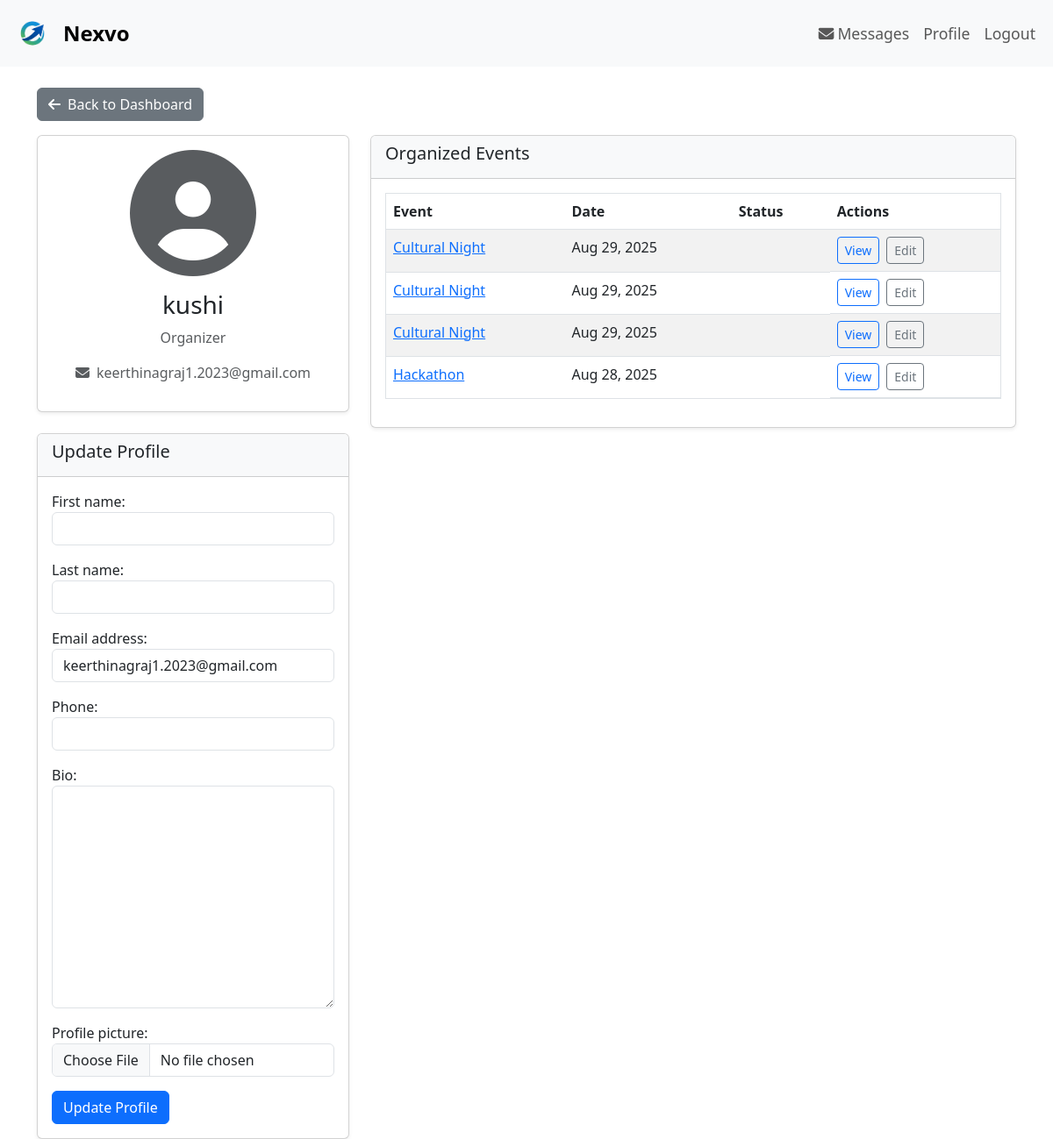
Page /profile/ (signed in) on the earlier database version.
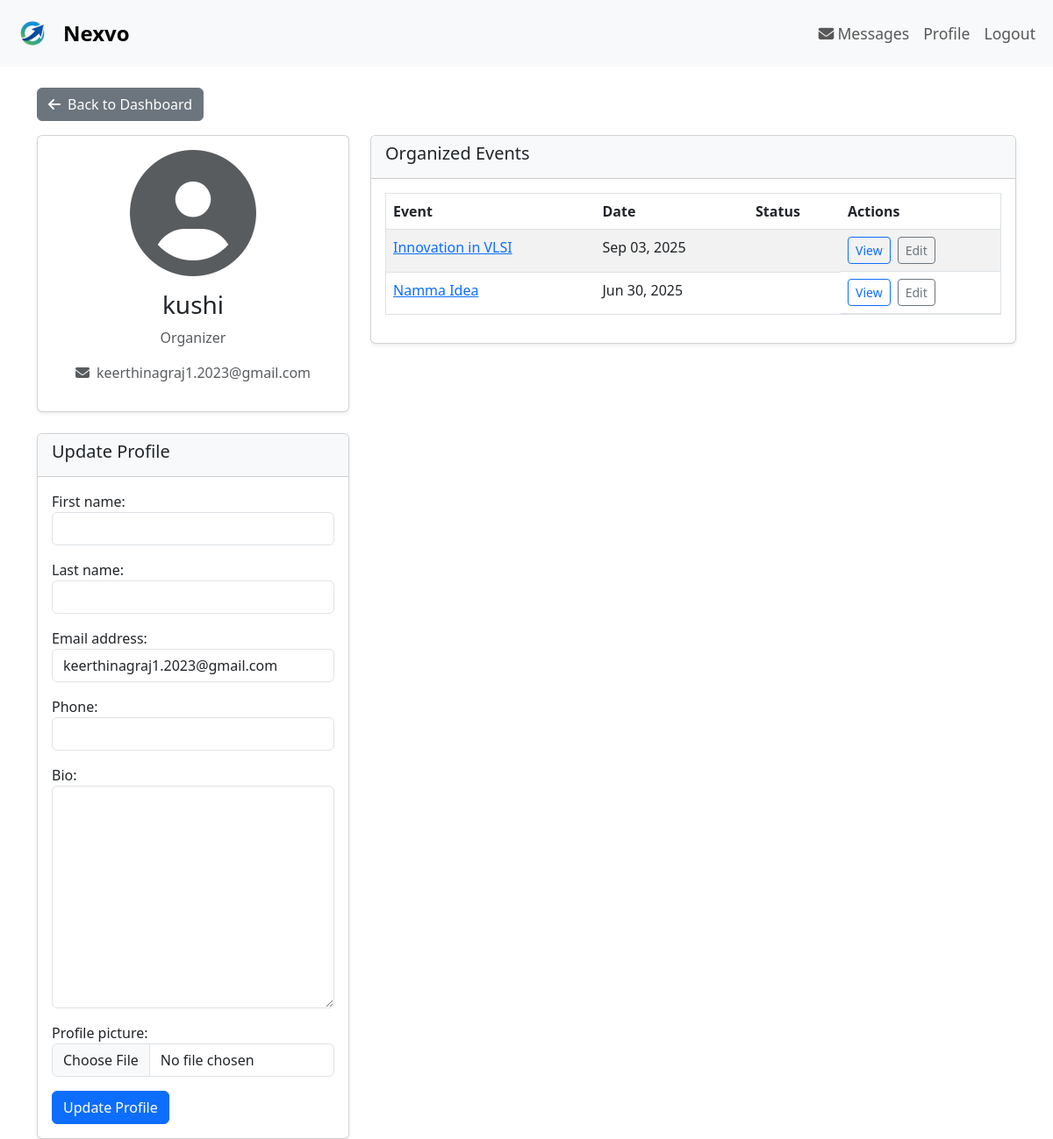
Same page on the later database version.
### events/models.py (models this page shows, shortened)
class User(AbstractUser):
    USER_TYPES = (
        ('organizer', 'Organizer'),
        ('participant', 'Participant'),
    )
    user_type = models.CharField(max_length=20, choices=USER_TYPES)
    phone = models.CharField(max_length=15, blank=True, null=True)
    bio = models.TextField(max_length=500, blank=True, null=True)
    profile_picture = models.ImageField(upload_to='profile_pics/', blank=True)
    areas_of_interest = models.ManyToManyField('Category', blank=True)

class Event(models.Model):
    title = models.CharField(max_length=200)
    description = models.TextField()
    organizer = models.ForeignKey(User, on_delete=models.CASCADE, related_name='organized_events')
    category = models.ForeignKey(Category, on_delete=models.CASCADE)
    date = models.DateTimeField()
    location = models.CharField(max_length=200)
    max_participants = models.IntegerField()
    registration_link = models.URLField(help_text="Google Form registration link")
    created_at = models.DateTimeField(auto_now_add=True)
    updated_at = models.DateTimeField(auto_now=True)
    start_time = models.DateTimeField()
    duration = models.IntegerField(default=60)
    image = models.ImageField(upload_to='event_posters/', blank=True, null=True)

### events/views.py (the view)
# urls.py: path('profile/', views.profile_view, name='profile'),
@login_required
def profile_view(request, user_id=None):
    if user_id:
        profile_user = get_object_or_404(User, id=user_id)
    else:
        profile_user = request.user
    context = {
        'profile_user': profile_user,
    }
    if profile_user == request.user:
        context['profile_form'] = UserProfileForm(instance=profile_user)
        if profile_user.user_type != 'organizer':
             context['certificate_form'] = CertificateUploadForm(user=profile_user)
    if profile_user.user_type == 'organizer':
        organized_events = Event.objects.filter(organizer=profile_user).order_by('-created_at')
        context['organized_events'] = organized_events
    else:
        registrations = Registration.objects.filter(user=profile_user).order_by('-registered_at')
        certificates = Certificate.objects.filter(participant=profile_user).order_by('-uploaded_at')
        context['registrations'] = registrations
        context['certificates'] = certificates
    return render(request, 'events/profile.html', context)

### events/forms.py
class UserProfileForm(forms.ModelForm):
    class Meta:
        model = User
        fields = ('first_name', 'last_name', 'email', 'phone', 'bio', 'profile_picture')

### event_networking/context_processors.py (called while the page is built)
def unread_message_count(request):
    if request.user.is_authenticated:
        count = Message.objects.filter(receiver=request.user, is_read=False).count()
        return {'unread_message_count': count}
    return {'unread_message_count': 0}

### templates/events/profile.html (shortened to what this page needs)
{% extends 'base.html' %}
{% load widget_tweaks %}
{% block content %}
<div class="mb-3">
    <a href="{% url 'organizer_dashboard' %}" class="btn btn-secondary">
        <i class="fas fa-arrow-left me-2"></i>Back to Dashboard
    </a>
</div>
<div class="row">
    <div class="col-md-4">
        <div class="card shadow-sm mb-4">
            <div class="card-body text-center">
                {% if profile_user.profile_picture %}
                    <img src="{{ profile_user.profile_picture.url }}" class="rounded-circle mb-3 border border-primary p-1" width="150" height="150" alt="Profile Picture">
                {% else %}
                    <i class="fas fa-user-circle fa-9x text-muted mb-3"></i>
                {% endif %}
                <h3>{{ profile_user.get_full_name|default:profile_user.username }}</h3>
                <p class="text-muted">{{ profile_user.get_user_type_display }}</p>
                {% if profile_user.email %}
                    <p class="text-muted"><i class="fas fa-envelope me-2"></i>{{ profile_user.email }}</p>
                {% endif %}
            </div>
        </div>
        {% if user == profile_user %}
        <div class="card shadow-sm mt-3">
            <div class="card-header bg-light">
                <h5>Update Profile</h5>
            </div>
            <div class="card-body">
                <form method="post" action="{% url 'update_profile' %}" enctype="multipart/form-data">
                    {% for field in profile_form %}
                    <div class="mb-3">
                        {{ field.label_tag }}
                        {{ field|add_class:"form-control" }}
                    </div>
                    {% endfor %}
                    <button type="submit" class="btn btn-primary">Update Profile</button>
                </form>
            </div>
        </div>
        {% endif %}
    </div>
    <div class="col-md-8">
        {% if profile_user.user_type == 'organizer' %}
        <div class="card shadow-sm mb-4">
            <div class="card-header bg-light">
                <h5>Organized Events</h5>
            </div>
            <div class="card-body">
                {% if organized_events %}
                <div class="table-responsive">
                    <table class="table table-hover table-striped border">
                        <thead>
                            <tr>
                                <th>Event</th>
                                <th>Date</th>
                                <th>Status</th>
                                <th>Actions</th>
                            </tr>
                        </thead>
                        <tbody>
                            {% for event in organized_events %}
                            <tr>
                                <td>
                                    <a href="{% url 'event_detail' event.pk %}">
                                        {{ event.title }}
                                    </a>
                                </td>
                                <td>{{ event.date|date:"M d, Y" }}</td>
                                <td>{{ event.get_status_display }}</td>
                                <td class="d-flex gap-2">
                                    <a href="{% url 'event_detail' event.pk %}" class="btn btn-sm btn-outline-primary">
                                        View
                                    </a>
                                    {% if user == profile_user %}
                                    <a href="{% url 'event_update' event.pk %}" class="btn btn-sm btn-outline-secondary">
                                        Edit
                                    </a>
                                    {% endif %}
                                </td>
                            </tr>
                            {% endfor %}
                        </tbody>
                    </table>
                </div>
                {% else %}
                <div class="text-center p-5 border rounded shadow-sm">
                    <p class="text-muted mb-0">This organizer has no events.</p>
                </div>
                {% endif %}
            </div>
        </div>
        {% endif %}
    </div>
</div>
{% endblock %}

### templates/base.html (shortened to what this page needs)
{% load static %}
<!DOCTYPE html>
<html lang="en">
<head>
    <link href="https://cdn.jsdelivr.net/npm/bootstrap@5.3.0/dist/css/bootstrap.min.css" rel="stylesheet">
    <link rel="stylesheet" href="{% static 'css/custom.css' %}">
    <link rel="stylesheet" href="https://cdnjs.cloudflare.com/ajax/libs/font-awesome/6.4.0/css/all.min.css">
</head>
<body>
    <nav class="navbar navbar-expand-lg navbar-light bg-light">
        <div class="container-fluid">
            <a class="navbar-brand nexvo-brand" href="/">
                <img src="{% static 'images/WhatsApp_Image_2025-08-23_at_22.23.04_c34e1399-removebg-preview.jpeg' %}" alt="Nexvo Logo" width="50" height="50">
                <span>Nexvo</span>
            </a>
            <div class="collapse navbar-collapse" id="navbarNav">
                <ul class="navbar-nav ms-auto">
                    {% block auth_nav_items %}
                        {% if user.is_authenticated %}
                            <li class="nav-item">
                                <a class="nav-link" href="{% url 'messaging_inbox' %}">
                                    <i class="fas fa-envelope me-1"></i>Messages
                                </a>
                            </li>
                            <a class="nav-link" href="{% url 'profile' %}">Profile</a>
                            <li class="nav-item">
                                <form id="logout-form" action="{% url 'logout' %}" method="post" style="display: inline;">
                                    <button type="submit" class="nav-link" style="border: none; background: none; cursor: pointer;">Logout</button>
                                </form>
                            </li>
                        {% endif %}
                    {% endblock %}
                </ul>
            </div>
        </div>
    </nav>
    <main class="container mt-4">
        {% block content %}
        {% endblock %}
    </main>
</body>
</html>

### static/css/custom.css (style rules this page uses)
.navbar-brand { font-size: 1.8rem; font-weight: bold; }
.nav-link { font-size: 1.1rem; }
.nexvo-brand { display: flex; align-items: center; }
.nexvo-brand img { margin-right: 10px; }
.nexvo-brand span { font-size: 1.5rem; font-weight: bold; }

Differences in the rows shown:
removed Event: title "Cultural Night", date "Aug 29, 2025"
removed Event: title "Cultural Night", date "Aug 29, 2025"
removed Event: title "Cultural Night", date "Aug 29, 2025"
removed Event: title "Hackathon", date "Aug 28, 2025"
added Event: title "Innovation in VLSI", date "Sep 03, 2025"
added Event: title "Namma Idea", date "Jun 30, 2025"
